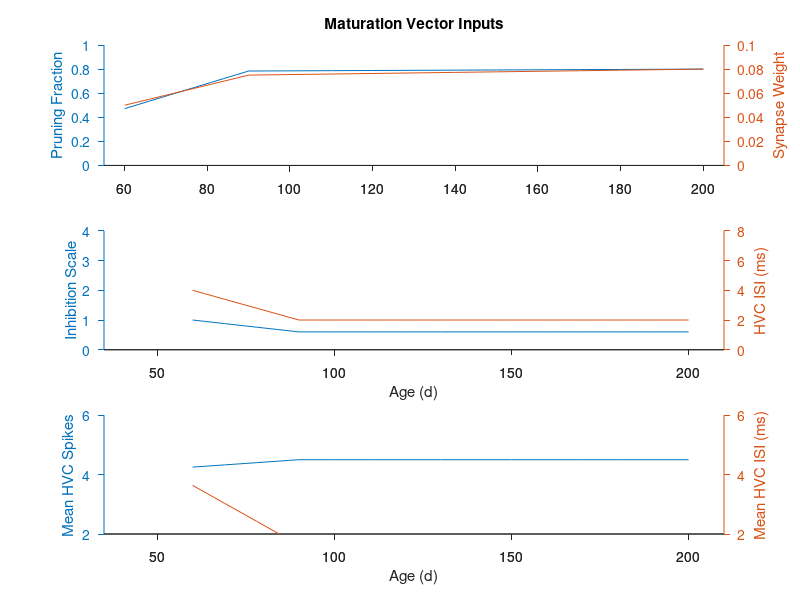
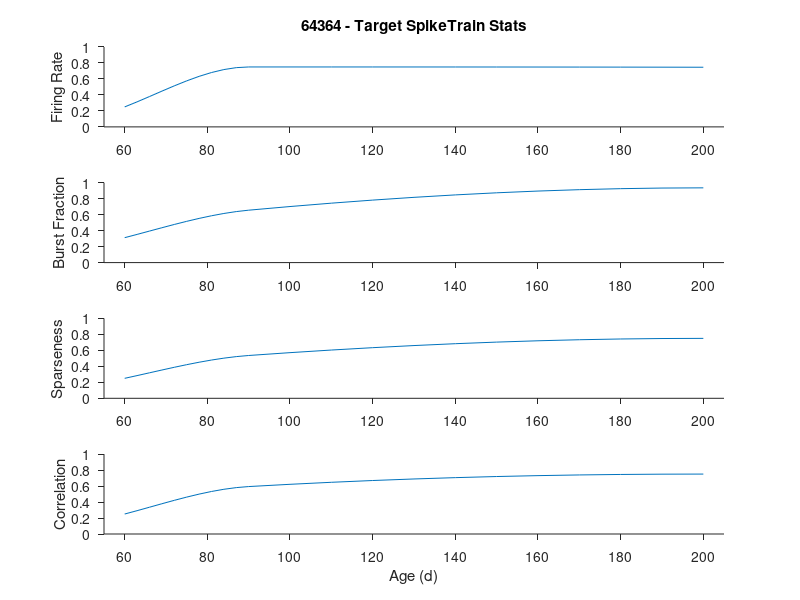

Write the MATLAB code that produced these figures, in order. (Note: this script raises an error after producing the figures.)
function searchPopulation
% searchPopulation
% written by TMO 06/11/2016; last modified 10/10/2017
%                            most recent mod to remove the subsong timepoints
%
% This script simulates the maturation of a model RA neuron (i.e., it
% models changes in spiking as a function of HVC and local inhibition.
% The code is based on the "RA_toy_model_lognormal_orig" script used in Garst-Orozco
% et al 2015.

%Generate unique simulation ID number
simID = num2str(randi(10^5), '%05u');

%Define the primary maturation vectors (tentative)
[prune_vec, mean_vec, std_vec, ages, inh_vec, HVC_vec, HVCisi_m_vec, HVCisi_s_vec, HVCnum_m_vec, HVCnum_s_vec] = expVects;
matureVecs.prune_vec = prune_vec;
matureVecs.mean_vec = mean_vec;
matureVecs.std_vec = std_vec;
matureVecs.ages = ages;
matureVecs.inh_vec = inh_vec;
matureVecs.HVC_vec = HVC_vec;
matureVecs.HVCisi_m_vec = HVCisi_m_vec;
matureVecs.HVCisi_s_vec = HVCisi_s_vec;
matureVecs.HVCnum_m_vec = HVCnum_m_vec;
matureVecs.HVCnum_s_vec = HVCnum_s_vec;

xlims = [ages(1)-5, ages(end)+5]; %get limits for later plotting

%Plot the maturation vectors
f0 = figure(1000); clf
subplot(3,1,1)
[hAx, hLine1, hLine2] = plotyy(ages, prune_vec, ages, mean_vec);
ylabel(hAx(1), 'Pruning Fraction')
ylabel(hAx(2), 'Synapse Weight')
title('Maturation Vector Inputs')
xlim(hAx(1), xlims); ylim(hAx(1), [0, 1])
xlim(hAx(2), xlims); ylim(hAx(2), [0, 0.1])
set(hAx(1), 'Box', 'off', 'TickDir', 'out', 'YTick', 0:0.2:1)
set(hAx(2), 'Box', 'off', 'TickDir', 'out', 'YTick', 0:0.02:0.1)

subplot(3,1,2)
[hAx, hLine1, hLine2] = plotyy(ages, inh_vec, ages, HVC_vec);
xlabel('Age (d)')
ylabel(hAx(1), 'Inhibition Scale')
ylabel(hAx(2), 'HVC ISI (ms)')
xlim(hAx(1), [35, 210]); ylim(hAx(1), [0, 4])
xlim(hAx(2), [35, 210]); ylim(hAx(2), [0, 8])
set(hAx(1), 'Box', 'off', 'TickDir', 'out', 'YTick', 0:1:4)
set(hAx(2), 'Box', 'off', 'TickDir', 'out', 'YTick', 0:2:8)

subplot(3,1,3)
[hAx, hLine1, hLine2] = plotyy(ages, HVCnum_m_vec, ages, HVCisi_m_vec);
xlabel('Age (d)')
ylabel(hAx(1), 'Mean HVC Spikes')
ylabel(hAx(2), 'Mean HVC ISI (ms)')
xlim(hAx(1), [35, 210]); ylim(hAx(1), [2, 6])
xlim(hAx(2), [35, 210]); ylim(hAx(2), [2, 6])
set(hAx(1), 'Box', 'off', 'TickDir', 'out', 'YTick', 2:2:6)
set(hAx(2), 'Box', 'off', 'TickDir', 'out', 'YTick', 2:2:6)

set(gcf, 'Units', 'inches', 'Position', [1, 1, 4, 7])
drawnow

%Define the baseline vectors to assess the 'goodness' of the free parameter search
[targetStats, targetRng, f1] = targetVectors(ages, simID);

%Specify numHVC to search
%numHVC = 4;
numHVC = linspace(13.5, 14.5, 11);

%Specify inh_HVC_ratio to search
%inh_HVC_ratio = 200;
inh_HVC_ratio = linspace(3300, 3500, 11);

%Number of RA neurons to simulate
poolSize = 20;

%Cycle through the strength of HVC input
summary = [];
D = nan(numel(numHVC), numel(inh_HVC_ratio));
for i = 1:numel(numHVC)
    
    %Cycle through the strength of inhibition
    for j = 1:numel(inh_HVC_ratio)
        
        %Cycle through the pool of neurons
        spikeStats = []; params = [];
        for k = 1:poolSize
            %Call the simulation function
%             [s, p] = matureRA(numHVC(i), inh_HVC_ratio(j), matureVecs);
            [s, p] = matureRA_tvarHVC(numHVC(i), inh_HVC_ratio(j), matureVecs);
            
            %Log the output?
            spikeStats = [spikeStats; s];
            params = [params, p];
            
        end
        
        %Average over the neuron pool using these parameters
        summary(i,j).ages = nanmean(getStructField(spikeStats, 'ages'),1);
        summary(i,j).FR = nanmean(getStructField(spikeStats, 'FR'),1);
        summary(i,j).BF = nanmean(getStructField(spikeStats, 'BF'),1);
        summary(i,j).sparse = nanmean(getStructField(spikeStats, 'sparse'),1);
        summary(i,j).spikeCorr = nanmean(getStructField(spikeStats, 'spikeCorr'),1);
        
        %Plot the trajectories (with constant numHVC) on a single axis
        f2 = figure(i);
        if j == 1
            clf;
        end
        subplot(4,1,1); hold on
        plot(summary(i,j).ages, summary(i,j).FR, 'DisplayName', ['inhHVC=' num2str(inh_HVC_ratio(j))])
        xlim(xlims)
        ylabel('Firing Rate (Hz)')
        title([simID ' - SpikeTrain Stats for numHVC=' num2str(numHVC(i))])
        set(gca, 'Box', 'off', 'TickDir', 'out')
        
        subplot(4,1,2); hold on
        plot(summary(i,j).ages, summary(i,j).BF, 'DisplayName', ['inhHVC=' num2str(inh_HVC_ratio(j))])
        xlim(xlims)
        ylabel('Burst Fraction')
        set(gca, 'Box', 'off', 'TickDir', 'out')
        
        subplot(4,1,3); hold on
        plot(summary(i,j).ages, summary(i,j).sparse, 'DisplayName', ['inhHVC=' num2str(inh_HVC_ratio(j))])
        xlim(xlims)
        ylabel('Sparseness')
        set(gca, 'Box', 'off', 'TickDir', 'out')
        
        subplot(4,1,4); hold on
        plot(summary(i,j).ages, summary(i,j).spikeCorr, 'DisplayName', ['inhHVC=' num2str(inh_HVC_ratio(j))])
        xlim(xlims)
        ylabel('Correlation')
        set(gca, 'Box', 'off', 'TickDir', 'out')
        
        set(gcf, 'Units', 'inches', 'Position', [1, 1, 5, 9])
        drawnow
        
        %Take some sort of distance/goodness metric to assess outcome
        [D(i,j), hq] = calcDistance(D, summary(i,j), targetStats, targetRng, simID, numHVC(i), inh_HVC_ratio(j));
        
        f3 = figure(1003); clf
        imagesc(D); colormap(jet)
        axis ij; axis square; axis tight
        xlabel('inhHVC', 'FontSize', 13); ylabel('numHVC', 'FontSize', 13)
        title('Distance Plot')
        xticks = get(gca, 'XTick'); yticks = get(gca, 'YTick');
        %         set(gca, 'Box', 'off', 'TickDir', 'out', 'XTickLabel', inh_HVC_ratio(xticks),...
        %             'YTickLabel', numHVC(yticks), 'FontSize', 11, 'LineWidth', 1.5)
        set(gca, 'Box', 'off', 'TickDir', 'out', 'FontSize', 11, 'LineWidth', 1.5)
        set(gcf, 'Units', 'inches', 'Position', [3, 2, 5, 4])
        drawnow
    end
    
    %%%%%%%%%%%%%%%%%
    %Incremental save
    %%%%%%%%%%%%%%%%%
    
    %If it's the first time through, save the maturation input vector
%     saveFolder = '/Users/Tim/Desktop/Iso Paper Datasets/Modeling Figures/';
    saveFolder = 'C:\Users\Tim\Desktop\RA Model\';
    if i == 1
        %Maturation Vectors
        figName = ['PopSearch - ' simID ' - ' char(datetime('now','Format','d-MMM-y HH-mm-ss')) ' - Maturation Input Vectors.fig'];
        savefig(f0, [saveFolder, figName])
        
        %Target Vectors
        figName = ['PopSearch - ' simID ' - ' char(datetime('now','Format','d-MMM-y HH-mm-ss')) ' - Target Vectors.fig'];
        savefig(f1, [saveFolder, figName])
    end
    
    %Save the current spiketrain stats figure
    figName = ['PopSearch - ' simID ' - ' char(datetime('now','Format','d-MMM-y HH-mm-ss')) ' - SpikeTrain Stats numHVC=' num2str(numHVC(i)) '.fig'];
    savefig(f2, [saveFolder, figName])
    
    %Save the distance/goodness map
    figName = ['PopSearch - ' simID ' - Distance.fig'];
    savefig(f3, [saveFolder, figName])
    
    %Save the best match plot
    figName = ['PopSearch - ' simID ' - Best Match.fig'];
    savefig(hq, [saveFolder, figName])
    
    %Save data to file
    fileName = ['PopSearch - ' simID ' - Simulation Data.mat'];
    save([saveFolder, fileName], 'summary', 'numHVC', 'inh_HVC_ratio', 'matureVecs', 'targetStats', 'targetRng', 'simID', '-v7')
    
end

function [prune_vec, mean_vec, std_vec, ages, inh_vec, HVC_vec, HVCisi_m_vec, HVCisi_s_vec, HVCnum_m_vec, HVCnum_s_vec] = expVects
% Empirical data from JGO (TMO calculated on 5/31 -- these are the descriptive stats)
%           T40       I40        T60       I60      T90       I90      T200      I200
%sfMean = 29.5219   29.9044   49.6013   45.3759   73.6766   72.9715   79.1057   66.9595
%sfStd  = 21.7046   20.1472   30.0967   30.4014   60.3826   72.7731   43.5912   57.0972
%inEst  = 18.6754   18.1951   26.3587   30.8637   10.8243   37.1721   10.0262   23.1487

%Steps in segments
% s1 = 11; %2d spacing
% s2 = 25; %2d spacing
% s3 = 19; %5d spacing

% s1 = 6; %4d spacing
% s2 = 8; %4d spacing
% s3 = 12; %10d spacing
% 
% %Sparse datapoints for d60, d110, and d200
% sp_ages = [42, 62, 90, 200];
% 
% %HVC characteristics
% sp_HVC = [6, 4, 2, 2]; %age-dependent decrease in HVC ISI (ms)
% sp_HVCisi_m = [5.7890, mean([4.2707, 3.0033]), 1.63, 1.63]; %estimated from Okubo et al and Hahnloser et al 2002
% sp_HVCisi_s = [1.8902, mean([1.9258, 1.7302])  4.76, 4.76]; %estimated from Okubo et al and Hahnloser et al 2002
% 
% sp_HVCnum_m = [3.5, mean([4.7, 3.8]), 4.5, 4.5]; %estimated from Okubo et al and Hahnloser et al 2002
% sp_HVCnum_s = [0.6, mean([2.2, 1.3]), 2, 2]; %estimated from Okubo et al and Hahnloser et al 2002
% 
% %Inhibition scaling
% sp_inh = [1, 1, 1, 1]; % age-dependent inhibition based on Olveczky 2011
% %sp_inh = [1, 1, 0.625, 0.625]; % age-dependent inhibition based on Sakaguchi 1996
% 
% %Tutored
% sp_Mean = [30, 50, 75, 80]./1000;
% sp_Std  = [22, 30, 60, 44]./1000;
% sp_rawPrun = [18, 26.4, 10.8, 10];
% 
% %Isolate
% % sp_Mean = [29.9, 45.4, 73, 67]./1000;
% % sp_Std  = [20.1, 30.4, 72.8, 57.1]./1000;
% % sp_rawPrun = [18, 31, 37, 23];
% 
% %Linear scaling function for the pruning
% %The basic premise is that the value of rho should be proportional to the extent of synapse pruning such that
% %min inputs => rho==1   all synapses pruned
% %max inputs => rho==0   no synapses pruned
% in_max = 50;
% in_min = 0;
% sp_Prun = ((in_max-in_min)-sp_rawPrun)./in_max; 
% 
% %Interpolate between points
% r1 = linspace(sp_ages(1), sp_ages(2), s1); r2 = linspace(sp_ages(2), sp_ages(3), s2); r3 = linspace(sp_ages(3), sp_ages(4), s3);
% ages = [r1, r2(2:end), r3(2:end)];
% 
% r1 = linspace(sp_Mean(1), sp_Mean(2), s1); r2 = linspace(sp_Mean(2), sp_Mean(3), s2); r3 = linspace(sp_Mean(3), sp_Mean(4), s3);
% mean_vec = [r1, r2(2:end), r3(2:end)];
% 
% r1 = linspace(sp_Std(1), sp_Std(2), s1); r2 = linspace(sp_Std(2), sp_Std(3), s2); r3 = linspace(sp_Std(3), sp_Std(4), s3);
% std_vec = [r1, r2(2:end), r3(2:end)];
% 
% r1 = linspace(sp_Prun(1), sp_Prun(2), s1); r2 = linspace(sp_Prun(2), sp_Prun(3), s2); r3 = linspace(sp_Prun(3), sp_Prun(4), s3);
% prune_vec = [r1, r2(2:end), r3(2:end)];
% 
% r1 = linspace(sp_inh(1), sp_inh(2), s1); r2 = linspace(sp_inh(2), sp_inh(3), s2); r3 = linspace(sp_inh(3), sp_inh(4), s3);
% inh_vec = [r1, r2(2:end), r3(2:end)];
% 
% r1 = linspace(sp_HVC(1), sp_HVC(2), s1); r2 = linspace(sp_HVC(2), sp_HVC(3), s2); r3 = linspace(sp_HVC(3), sp_HVC(4), s3);
% HVC_vec = [r1, r2(2:end), r3(2:end)];
% 
% r1 = linspace(sp_HVCisi_m(1), sp_HVCisi_m(2), s1); r2 = linspace(sp_HVCisi_m(2), sp_HVCisi_m(3), s2); r3 = linspace(sp_HVCisi_m(3), sp_HVCisi_m(4), s3);
% HVCisi_m_vec = [r1, r2(2:end), r3(2:end)];
% 
% r1 = linspace(sp_HVCisi_s(1), sp_HVCisi_s(2), s1); r2 = linspace(sp_HVCisi_s(2), sp_HVCisi_s(3), s2); r3 = linspace(sp_HVCisi_s(3), sp_HVCisi_s(4), s3);
% HVCisi_s_vec = [r1, r2(2:end), r3(2:end)];
% 
% r1 = linspace(sp_HVCnum_m(1), sp_HVCnum_m(2), s1); r2 = linspace(sp_HVCnum_m(2), sp_HVCnum_m(3), s2); r3 = linspace(sp_HVCnum_m(3), sp_HVCnum_m(4), s3);
% HVCnum_m_vec = [r1, r2(2:end), r3(2:end)];
% 
% r1 = linspace(sp_HVCnum_s(1), sp_HVCnum_s(2), s1); r2 = linspace(sp_HVCnum_s(2), sp_HVCnum_s(3), s2); r3 = linspace(sp_HVCnum_s(3), sp_HVCnum_s(4), s3);
% HVCnum_s_vec = [r1, r2(2:end), r3(2:end)];

s2 = 11; %3d spacing
s3 = 12; %10d spacing

%Sparse datapoints for d60, d110, and d200
sp_ages = [60, 90, 200];

%HVC characteristics
sp_HVC = [4, 2, 2]; %age-dependent decrease in HVC ISI (ms)
sp_HVCisi_m = [mean([4.2707, 3.0033]), 1.63, 1.63]; %estimated from Okubo et al and Hahnloser et al 2002
sp_HVCisi_s = [mean([1.9258, 1.7302])  4.76, 4.76]; %estimated from Okubo et al and Hahnloser et al 2002

sp_HVCnum_m = [mean([4.7, 3.8]), 4.5, 4.5]; %estimated from Okubo et al and Hahnloser et al 2002
sp_HVCnum_s = [mean([2.2, 1.3]), 2, 2]; %estimated from Okubo et al and Hahnloser et al 2002

%Inhibition scaling
%sp_inh = [1, 1, 1]; % age-dependent inhibition based on Olveczky 2011
sp_inh = [1, 0.60, 0.60]; % age-dependent inhibition based on Sakaguchi 1996

%Tutored
sp_Mean = [50, 75, 80]./1000;
sp_Std  = [30, 60, 44]./1000;
sp_rawPrun = [26.4, 10.8, 10];

%Isolate
% sp_Mean = [29.9, 45.4, 73, 67]./1000;
% sp_Std  = [20.1, 30.4, 72.8, 57.1]./1000;
% sp_rawPrun = [18, 31, 37, 23];

%Linear scaling function for the pruning
%The basic premise is that the value of rho should be proportional to the extent of synapse pruning such that
%min inputs => rho==1   all synapses pruned
%max inputs => rho==0   no synapses pruned
in_max = 50;
in_min = 0;
sp_Prun = ((in_max-in_min)-sp_rawPrun)./in_max; 

%Interpolate between points
r2 = linspace(sp_ages(1), sp_ages(2), s2); r3 = linspace(sp_ages(2), sp_ages(3), s3);
ages = [r2, r3(2:end)];

mean_vec = interp1(sp_ages, sp_Mean, ages);
std_vec = interp1(sp_ages, sp_Std, ages);
prune_vec = interp1(sp_ages, sp_Prun, ages);
inh_vec = interp1(sp_ages, sp_inh, ages);
HVC_vec = interp1(sp_ages, sp_HVC, ages);
HVCisi_m_vec = interp1(sp_ages, sp_HVCisi_m, ages);
HVCisi_s_vec = interp1(sp_ages, sp_HVCisi_s, ages);
HVCnum_m_vec = interp1(sp_ages, sp_HVCnum_m, ages);
HVCnum_s_vec = interp1(sp_ages, sp_HVCnum_s, ages);


function [sc_stats, ranges, f] = targetVectors(long_ages, simID)
% % Empirical data from in vivo recordings (TMO calculated on 6/16 -- these are the descriptive stats)
% %           T50       I50        T60       I60      T90       I90      T200      I200
% %FR       = 43.5      38.3       47        38       75.9      56.3     75.7      59.4
% %BF       = 0.48      0.40       0.68      0.42     0.84      0.54     0.97      0.66
% %sparse   = 0.056     0.082      0.16      0.096    0.20      0.11     0.23      0.12
% %spikeCorr= 0.13      0.18       0.69      0.24     0.80      0.36     0.85      0.57
% 
% %Binary switch for tutored and isolate target vextors
% tutored = true;
% 
% %Ages
% ages = [50, 60, 90, 200];
% 
% %Empirical spiking statistics
% if tutored
%     %Tutored stats
%     FR = [43.5, 47, 75.9, 75.7];
%     BF = [0.48, 0.68, 0.84, 0.97];
%     sparse = [0.056, 0.16, 0.20, 0.23];
%     spikeCorr = [0.13, 0.69, 0.80, 0.85];
% else
%     %Isolate stats
% 
% end
% 
% %Scale stats
% [sc_FR, rng_FR] = scaleStat(FR, 0);
% [sc_BF, rng_BF] = scaleStat(BF, 1);
% [sc_sparse, rng_sparse] = scaleStat(sparse, 1);
% [sc_spikeCorr, rng_spikeCorr] = scaleStat(spikeCorr, 1);
% 
% %Assemble in matrices for output
% sc_stats = [interp1(ages, sc_FR, long_ages, 'pchip', 'extrap');...
%     interp1(ages, sc_BF, long_ages, 'pchip', 'extrap');...
%     interp1(ages, sc_sparse, long_ages, 'pchip', 'extrap');...
%     interp1(ages, sc_spikeCorr, long_ages, 'pchip', 'extrap')];
% 
% ranges = [rng_FR; rng_BF; rng_sparse; rng_spikeCorr];
% 
% %Plot the results
% f = figure(1001); clf
% subplot(4,1,1); hold on
% plot(long_ages, sc_stats(1,:))
% xlims = [long_ages(1)-5, long_ages(end)+5];
% xlim(xlims); ylim([0,1])
% ylabel('Firing Rate')
% title([simID ' - Target SpikeTrain Stats'])
% set(gca, 'Box', 'off', 'TickDir', 'out')
% 
% subplot(4,1,2); hold on
% plot(long_ages, sc_stats(2,:))
% xlim(xlims); ylim([0,1])
% ylabel('Burst Fraction')
% set(gca, 'Box', 'off', 'TickDir', 'out')
% 
% subplot(4,1,3); hold on
% plot(long_ages, sc_stats(3,:))
% xlim(xlims); ylim([0,1])
% ylabel('Sparseness')
% set(gca, 'Box', 'off', 'TickDir', 'out')
% 
% subplot(4,1,4); hold on
% plot(long_ages, sc_stats(4,:))
% xlim(xlims); ylim([0,1])
% xlabel('Age (d)')
% ylabel('Correlation')
% set(gca, 'Box', 'off', 'TickDir', 'out')
% 
% set(gcf, 'Units', 'inches', 'Position', [1, 1, 5, 9])
% drawnow

% Empirical data from in vivo recordings (TMO calculated on 6/16 -- these are the descriptive stats)
%           T50       I50        T60       I60      T90       I90      T200      I200
%FR       = 43.5      38.3       47        38       75.9      56.3     75.7      59.4
%BF       = 0.48      0.40       0.68      0.42     0.84      0.54     0.97      0.66
%sparse   = 0.056     0.082      0.16      0.096    0.20      0.11     0.23      0.12
%spikeCorr= 0.13      0.18       0.69      0.24     0.80      0.36     0.85      0.57

%Binary switch for tutored and isolate target vextors
tutored = true;

%Ages
ages = [60, 90, 200];

%Empirical spiking statistics
if tutored
    %Tutored stats
    FR = [47, 75.9, 75.7];
    BF = [0.68, 0.84, 0.97];
    sparse = [0.16, 0.20, 0.23];
    spikeCorr = [0.69, 0.80, 0.85];
else
    %Isolate stats

end

%Scale stats
[sc_FR, rng_FR] = scaleStat(FR, 0);
[sc_BF, rng_BF] = scaleStat(BF, 1);
[sc_sparse, rng_sparse] = scaleStat(sparse, 1);
[sc_spikeCorr, rng_spikeCorr] = scaleStat(spikeCorr, 1);

%Assemble in matrices for output
sc_stats = [interp1(ages, sc_FR, long_ages, 'pchip', 'extrap');...
    interp1(ages, sc_BF, long_ages, 'pchip', 'extrap');...
    interp1(ages, sc_sparse, long_ages, 'pchip', 'extrap');...
    interp1(ages, sc_spikeCorr, long_ages, 'pchip', 'extrap')];

ranges = [rng_FR; rng_BF; rng_sparse; rng_spikeCorr];

%Plot the results
f = figure(1001); clf
subplot(4,1,1); hold on
plot(long_ages, sc_stats(1,:))
xlims = [long_ages(1)-5, long_ages(end)+5];
xlim(xlims); ylim([0,1])
ylabel('Firing Rate')
title([simID ' - Target SpikeTrain Stats'])
set(gca, 'Box', 'off', 'TickDir', 'out')

subplot(4,1,2); hold on
plot(long_ages, sc_stats(2,:))
xlim(xlims); ylim([0,1])
ylabel('Burst Fraction')
set(gca, 'Box', 'off', 'TickDir', 'out')

subplot(4,1,3); hold on
plot(long_ages, sc_stats(3,:))
xlim(xlims); ylim([0,1])
ylabel('Sparseness')
set(gca, 'Box', 'off', 'TickDir', 'out')

subplot(4,1,4); hold on
plot(long_ages, sc_stats(4,:))
xlim(xlims); ylim([0,1])
xlabel('Age (d)')
ylabel('Correlation')
set(gca, 'Box', 'off', 'TickDir', 'out')

set(gcf, 'Units', 'inches', 'Position', [1, 1, 5, 9])
drawnow

function [D, hq] = calcDistance(Din, summary, targetStats, targetRng, simID, numHVC, inh_HVC)
%Calulcate the euclidean distance between the current simulation data
%(summary) and the target stats.

%Switch for plotting
plotIt = true;

%Strip data
long_ages = summary.ages;

%Scale the current data to match target
simStats = [];
[simStats(1,:), ~] = scaleStat(summary.FR, 0, targetRng(1,:));
[simStats(2,:), ~] = scaleStat(summary.BF, 0, targetRng(2,:));
[simStats(3,:), ~] = scaleStat(summary.sparse, 0, targetRng(3,:));
[simStats(4,:), ~] = scaleStat(summary.spikeCorr, 0, targetRng(4,:));
% simStats(isnan(simStats)) = 0;

% %No scaling
% simStats = [];
% simStats(1,:) = summary.FR;
% simStats(2,:) = summary.BF;
% simStats(3,:) = summary.sparse;
% simStats(4,:) = summary.spikeCorr;
% simStats(isnan(simStats)) = 0;

%Calculate the euclidean distance betwen simulation and target
Dmat = pdist2(simStats', targetStats');

%Report the summed distance along the diagonal
D = sum(diag(Dmat));

%Plot output for inspection
if plotIt
    figure(500); clf
    subplot(4,1,1);
    plot(long_ages, targetStats(1,:), 'k'); hold on
    plot(long_ages, simStats(1,:), 'r');
    xlims = [long_ages(1)-5, long_ages(end)+5];
    xlim(xlims); ylim([0,1])
    ylabel('Firing Rate')
    title([simID ' - Target and Sim SpikeTrain Stats'])
    set(gca, 'Box', 'off', 'TickDir', 'out')
    
    subplot(4,1,2);
    plot(long_ages, targetStats(2,:), 'k'); hold on
    plot(long_ages, simStats(2,:), 'r');
    xlim(xlims); ylim([0,1])
    ylabel('Burst Fraction')
    set(gca, 'Box', 'off', 'TickDir', 'out')
    
    subplot(4,1,3);
    plot(long_ages, targetStats(3,:), 'k'); hold on
    plot(long_ages, simStats(3,:), 'r');
    xlim(xlims); ylim([0,1])
    ylabel('Sparseness')
    set(gca, 'Box', 'off', 'TickDir', 'out')
    
    subplot(4,1,4);
    plot(long_ages, targetStats(4,:), 'k'); hold on
    plot(long_ages, simStats(4,:), 'r');
    xlim(xlims); ylim([0,1])
    xlabel('Age (d)')
    ylabel('Correlation')
    set(gca, 'Box', 'off', 'TickDir', 'out')
    
    set(gcf, 'Units', 'inches', 'Position', [5, 2, 5, 9])
    drawnow
end

%Retain output if it's the best fit yet found
Dtemp = Din(~isnan(Din));
hq = figure(555);
if D < min(Dtemp)
    hq = figure(555); clf
    subplot(4,1,1);
    plot(long_ages, targetStats(1,:), 'k'); hold on
    plot(long_ages, simStats(1,:), 'r');
    xlims = [long_ages(1)-5, long_ages(end)+5];
    xlim(xlims); ylim([0,1])
    ylabel('Firing Rate')
    title([simID ' Best Match Found - numHVC: ' num2str(numHVC) ' inhHVC: ' num2str(inh_HVC)])
    set(gca, 'Box', 'off', 'TickDir', 'out')
    
    subplot(4,1,2);
    plot(long_ages, targetStats(2,:), 'k'); hold on
    plot(long_ages, simStats(2,:), 'r');
    xlim(xlims); ylim([0,1])
    ylabel('Burst Fraction')
    set(gca, 'Box', 'off', 'TickDir', 'out')
    
    subplot(4,1,3);
    plot(long_ages, targetStats(3,:), 'k'); hold on
    plot(long_ages, simStats(3,:), 'r');
    xlim(xlims); ylim([0,1])
    ylabel('Sparseness')
    set(gca, 'Box', 'off', 'TickDir', 'out')
    
    subplot(4,1,4);
    plot(long_ages, targetStats(4,:), 'k'); hold on
    plot(long_ages, simStats(4,:), 'r');
    xlim(xlims); ylim([0,1])
    xlabel('Age (d)')
    ylabel('Correlation')
    set(gca, 'Box', 'off', 'TickDir', 'out')
    
    set(gcf, 'Units', 'inches', 'Position', [5, 2, 5, 9])
    drawnow

end


function [out, rnge] = scaleStat(in, clamp, rnge)
%Helper function
if nargin < 3
    %Uniformly scale the input structure
    offset = range(in)/2;
    rnge = [min(in)-offset, max(in)+offset];
end

%Clamp the range if specified
if clamp
    rnge(1) = max([0, rnge(1)]);
    rnge(2) = min([1, rnge(2)]);
end

%Interpolate to scale
out = interp1(rnge, [0,1], in);

%For simulated data, don't lose the upper and lower bound limits
if nargin == 3
    lowIdx = in < rnge(1);
    highIdx = in > rnge(2);
    out(lowIdx) = 0;
    out(highIdx) = 1;
end






